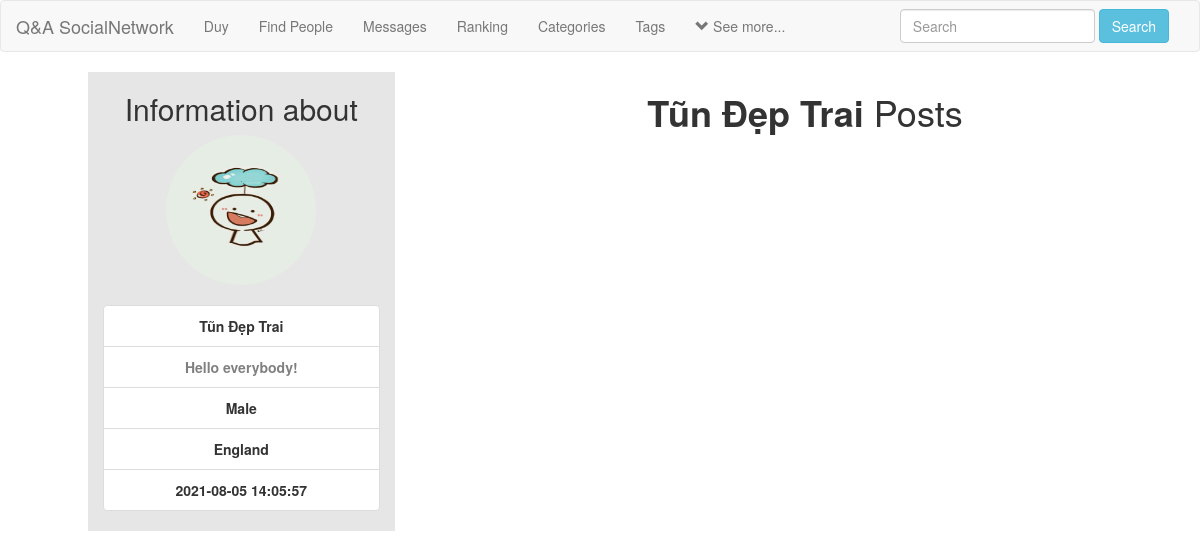
The app's page /user_profile.php?u_id=3 (signed in), older data.
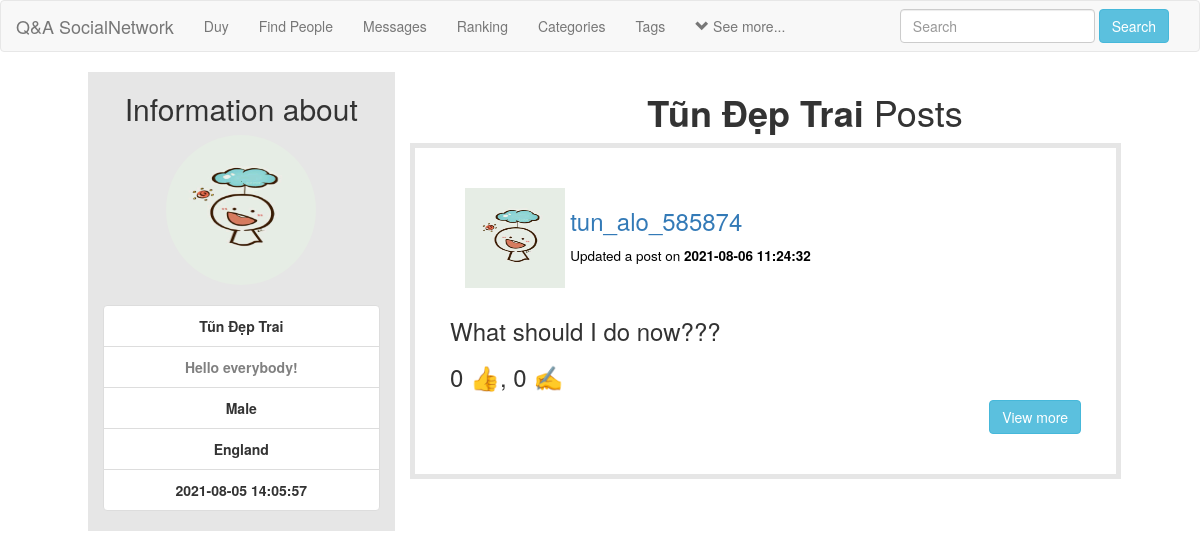
The same page, newer data.
### tables this page shows
CREATE TABLE `users` (
  `user_id` int(11) NOT NULL,
  `f_name` text NOT NULL,
  `l_name` text NOT NULL,
  `user_name` varchar(255) NOT NULL,
  `describe_user` varchar(255) NOT NULL,
  `Relationship` text NOT NULL,
  `user_pass` varchar(255) NOT NULL,
  `user_email` varchar(255) NOT NULL,
  `user_country` text NOT NULL,
  `user_gender` text NOT NULL,
  `user_birthday` text NOT NULL,
  `user_image` varchar(255) NOT NULL,
  `user_cover` varchar(255) NOT NULL,
  `user_reg_date` timestamp NOT NULL DEFAULT current_timestamp(),
  `status` text NOT NULL,
  `posts` text NOT NULL,
  `recovery_account` varchar(255) NOT NULL,
  `userpoint` int(11) NOT NULL DEFAULT 0
);

CREATE TABLE `posts` (
  `post_id` int(11) NOT NULL,
  `user_id` int(11) NOT NULL,
  `post_content` varchar(255) NOT NULL,
  `tag_id` int(11) NOT NULL,
  `category_id` int(11) NOT NULL,
  `upload_image` varchar(255) NOT NULL,
  `post_date` timestamp NOT NULL DEFAULT current_timestamp(),
  `PostPoint` int(11) NOT NULL DEFAULT 0
);

### user_profile.php (the view, shortened to what this page needs)
<!DOCTYPE html>
<?php
include("includes/header.php");
?>
<html>
<head>
    <link rel="stylesheet" href="https://maxcdn.bootstrapcdn.com/bootstrap/3.4.1/css/bootstrap.min.css">
    <link rel="stylesheet" type="text/css" href="style/home_style2.css"></link>
</head>
<body>
<div class="row">
    <?php
        if(isset($_GET['u_id'])){
            $u_id = $_GET['u_id'];
        }
        if($u_id < 0 || $u_id == ""){
            echo"<script>window.open('home.php', '_self')</script>";
        }else{
    ?>
    <div class="col-sm-12">
        <?php
        if(isset($_GET['u_id'])){
            global $con;
        }
        ?>
        <?php
        if(isset($_GET['u_id'])){
            global $con;
            $user_id = $_GET['u_id'];
            $select = "select * from users where user_id = '$user_id'";
            $run = mysqli_query($con, $select);
            $row = mysqli_fetch_array($run);
            $image = $row['user_image'];
            $f_name = $row['f_name'];
            $l_name = $row['l_name'];
            $describe_user = $row['describe_user'];
            $country = $row['user_country'];
            $gender = $row['user_gender'];
            $register_date = $row['user_reg_date'];
            echo"
                <div class='row'>
                    <div class='col-sm-1'>
                    </div>
                    <center>
                    <div style='background-color: #e6e6e6' class='col-sm-3'>
                    <h2>Information about</h2>
                    <img class='img-circle' src='users/$image' width='150' height='150'>
                    <br><br>
                    <ul class='list-group'>
                        <li class='list-group-item' title='Username'><strong>$f_name $l_name</strong></li>
                        <li class='list-group-item' title='User Status'><strong style='color:grey;'>$describe_user</strong></li>
                        <li class='list-group-item' title='Gender'><strong>$gender</strong></li>
                        <li class='list-group-item' title='Country'><strong>$country</strong></li>
                        <li class='list-group-item' title='User Registration Date'><strong>$register_date</strong></li>
                    </ul>
            ";
            echo"
                </div>
                </center>
            ";
        }
        ?>
        <div class="col-sm-8">
            <center><h1><strong><?php echo"$f_name $l_name";?></strong> Posts</h1></center>
            <?php
                global $con;
                if(isset($_GET['u_id'])){
                    $u_id = $_GET['u_id'];
                }
                $get_posts = "select * from posts where user_id='$u_id' ORDER by 1 DESC LIMIT 5";
                $run_posts = mysqli_query($con, $get_posts);
                while($row_posts = mysqli_fetch_array($run_posts))
                {
                    $post_id = $row_posts['post_id'];
                    $user_id = $row_posts['user_id'];
                    $content = $row_posts['post_content'];
                    $upload_image = $row_posts['upload_image'];
                    $post_date = $row_posts['post_date'];
                    $postpoint=$row_posts['PostPoint'];
                    $comment="select *  from comments where post_id='$post_id'  ";
                    $run_comment=mysqli_query($con, $comment);
                    $commentpoint=mysqli_num_rows($run_comment);
                    $user = "select * from users where user_id='$user_id' AND posts='yes'";
                    $run_user = mysqli_query($con, $user);
                    $row_user = mysqli_fetch_array($run_user);
                    $user_name = $row_user['user_name'];
                    $user_image = $row_user['user_image'];
                    if($content == "No" && strlen($upload_image)>= 1)
                    {
                        echo "
                        <div id='own_posts'>
                    <div class='row'>
                        <div class='col-sm-2'>
                            <p><img src='users/$user_image' class='img_circle' width='100px' height='100px'></p>
                        </div>
                        <div class='col-sm-6'>
                            <h3><a style='text-decoration:none; cursor:pointer; color #3897f0;' href='user_profile.php?u_id=$user'>$user_name</a></h3>
                            <h4><small style='color:black;'>Updated a post on <strong>$post_date</strong></small></h4>
                        </div>
                        <div class='col-sm-4'>
                        </div>
                    </div>
                    <div class='row'>
                        <div class='col-sm-12'>
                            <img id='posts-img' src='imagepost/$upload_image' style='height:350px;'>
                            <h3>$postpoint 👍, $commentpoint &#9997</h3>
                        </div>
                            <a href = 'single.php?post_id=$post_id' style='float:right;'><button class='btn btn-info'>View more</button></a><br>
                    </div><br>
            <!--        <a href='single.php?post_id=$post_id' style='float:right;'><button class='btn btn-success'>View</button></a>
                    <a href='functions/delete_post.php?post_id=$post_id' style='float:right';><button class='btn btn-danger'>Delete</button></a>
            -->
                </div><br><br>";
                    }
                    else
                    {
                        echo "
                        <div id='own_posts'>
                    <div class='row'>
                        <div class='col-sm-2'>
                            <p><img src='users/$user_image' class='img_circle' width='100px' height='100px'></p>
                        </div>
                        <div class='col-sm-6'>
                            <h3><a style='text-decoration:none; cursor:pointer; color #3897f0;' href='user_profile.php?u_id=$user'>$user_name</a></h3>
                            <h4><small style='color:black;'>Updated a post on <strong>$post_date</strong></small></h4>
                        </div>
                        <div class='col-sm-4'>
                        </div>
                    </div>
                    <div class='row'>
                        <div class='col-sm-12'>
                        </div>
                            <h3><p>$content</p></h3>
                            <h3>$postpoint 👍, $commentpoint &#9997</h3>
                         <div class='col-sm-4'>
                        </div>
                         <a href = 'single.php?post_id=$post_id' style='float:right;'><button class='btn btn-info'>View more</button></a><br>
                    </div>
                </div>";
                    }
                }
            ?>
        </div>
    </div>
</div>
<?php }?>
</body>
</html>

### includes/header.php (shortened to what this page needs)
<?php
include("functions/functions.php");
?>
<nav class="navbar navbar-default">
    <div class="container-fluid">
        <div class="navbar-header">
            <a href="home.php" class="navbar-brand">Q&A SocialNetwork</a>
        </div>
        <div class="collapse navbar-collapse" id="#bs-example-navbar-collapse-1">
            <ul class="nav navbar-nav">
                <?php
                if($_SESSION['user_email']!="guest")
                {
                    $user = $_SESSION['user_email'];
                    $get_user = "select * from users where user_email='$user'";
                    $run_user = mysqli_query($con,$get_user);
                    $row = mysqli_fetch_array($run_user);
                    $user_id = $row['user_id'];
                    $first_name = $row['f_name'];
                }
                ?>
                <?php if($_SESSION['user_email']!="guest")
                { ?>
                    <li><a href='profile.php?<?php echo "u_id=$user_id" ?>'><?php echo "$first_name"; ?></a></li>
                    <li><a href="members.php">Find People</a></li>
                    <li><a href="messages.php?u_id=new">Messages</a></li>
				<?php }
                else
                { ?>
                    <li><a href="members.php">Find People</a></li>
                    <li><a href='signup.php'>SignUp</a></li>
                    <li><a href='signin.php'>SignIn</a></li>
               <?php } ?>
                    <li><a href="ranking.php">Ranking</a></li>
                        <li class='dropdown'>
                            <a href='#' class='dropdown-toggle' data-toggle='dropdown' role='button' aria-haspopup='true' aria-expanded='false'><span>Categories</span></a>
                        </li>
                         <li class='dropdown'>
                            <a href='#' class='dropdown-toggle' data-toggle='dropdown' role='button' aria-haspopup='true' aria-expanded='false'><span>Tags</span></a>
                        </li>
                        <?php if($_SESSION['user_email']!="guest")
                { ?>
                        <li class='dropdown'>
                            <a href='#' class='dropdown-toggle' data-toggle='dropdown' role='button' aria-haspopup='true' aria-expanded='false'><span><i class='glyphicon glyphicon-chevron-down'></i> See more...</span></a>
                        </li>
                    <?php }?>
            </ul>
            <ul class="nav navbar-nav navbar-right">
				<li class="dropdown">
					<form class="navbar-form navbar-left" method="get" action="results.php">
						<div class="form-group">
							<input type="text" class="form-control" name="user_query" placeholder="Search">
						</div>
						<button type="submit" class="btn btn-info" name="search">Search</button>
					</form>
				</li>
			</ul>
        </div>
    </div>
</nav>

### style/home_style2.css (style rules this page uses)
body { overflow-x: hidden; }

### user_profile.php (style rules this page uses)
#own_posts { border: 5px solid #e6e6e6; padding: 40px 50px; width: 90%; }

Row changes from the older to the newer data that the page shows:
added posts: user.user_image (picture), user.user_name "tun_alo_585874", post_date "2021-08-06 11:24:32", post_content "What should I do now???", PostPoint "0", commentpoint "0"
